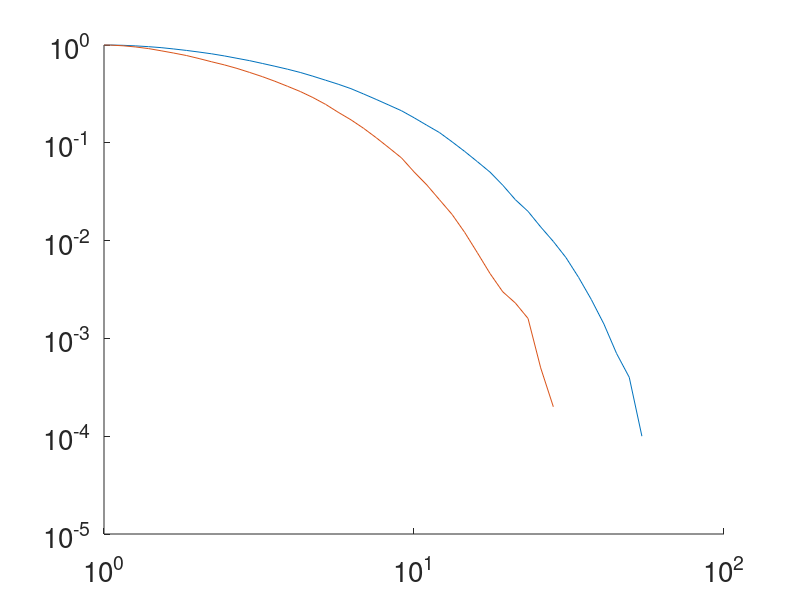

This chart was generated by the following MATLAB code: (Note: this script raises an error after producing the figure.)
%% Simuleringar, Wienerprocess
clc;clf; clearvars
hold on
N_steps=1000;
N_trials=10000;

for brus=[9, 14];

tic

kvot=zeros(N_trials,1);
egen=zeros(N_trials,2);
for i=1:N_trials
    X=cumsum(randn(N_steps,1)) + brus*randn(N_steps,1);
    Y=cumsum(randn(N_steps,1)) + brus*randn(N_steps,1);
    gyr = [sum(X.^2), sum(X.*Y); 
           sum(Y.*X), sum(Y.^2)]/N_steps;
       
    %gyr = [sum(X(:,i).^2), sum(X(:,i).*Y(:,i)); sum(Y(:,i).*X(:,i)), sum(Y(:,i).^2)]/N_steps;
    [~,D] = eig(gyr);

    kvot(i)=(D(4)/D(1));%^((randn>0)*2 -1 );
    egen(i,:)=[D(1), D(4)];
end
%sparar sim
% % save(sprintf('kvot_brus_%2.1f.mat', brus), 'kvot', 'egen', '-mat')

toc
%

bins=logspace(0,2);
[N_X, X]=hist(kvot,bins);
plot([1, X+.5*[diff(X),0]], 1- [0, cumsum(N_X)]/sum(N_X), '-')
set(gca, 'fontsize', 20, 'yscale', 'log', 'xscale', 'log')
end


leg_str=cell(2,1);
leg_str{1}='kvot_energydepleted.mat';
leg_str{2}='kvot_logphase.mat';


for i=1:2
    load(leg_str{i})
    [N_X, X]=hist(kvot,bins);
    hold on
    plot(X+.5*[diff(X),0], 1-cumsum(N_X)/sum(N_X), '-o')
    %plot(X, N_X/sum(N_X), '*');hold on
end

axis([1,1e2, 1e-3, 1])

set(gca, 'fontsize', 20, 'yscale', 'log', 'xscale', 'log')



%% Simuleringar, Ornstein-Uhlenbeck
clc;clf; clearvars

N_steps=1000;
N_trials=1000000;

tau=[2.6];

for l=1:length(tau)
tic
k=1e-2./tau(l);
kvot=zeros(N_trials,1);
egen=zeros(N_trials,2);
for i=1:N_trials
    W=randn(N_steps-1,2);
    X=zeros(N_steps,1);
    Y=zeros(N_steps,1);
    for j=2:N_steps
        X(j)=(1-k)*X(j-1)+W(j-1,1);
        Y(j)=(1-k)*Y(j-1)+W(j-1,2);
    end
    gyr = [sum(X.^2), sum(X.*Y); 
           sum(Y.*X), sum(Y.^2)]/N_steps;
       
    %gyr = [sum(X(:,i).^2), sum(X(:,i).*Y(:,i)); sum(Y(:,i).*X(:,i)), sum(Y(:,i).^2)]/N_steps;
    [~,D] = eig(gyr);

    kvot(i)=(D(4)/D(1));
    egen(i,:)=[D(1), D(4)];
end
toc

bins=logspace(0,2);
[N_X, X]=hist(kvot,bins);
hold on
plot(X+.5*[diff(X),0], 1-cumsum(N_X)/sum(N_X), '-*')
pause(0.1)
% % save(sprintf('kvot_spring_%1.1fs.mat', tau(l)), 'kvot', 'egen', '-mat')

end
set(gca, 'fontsize', 20, 'yscale', 'log', 'xscale', 'log')
%

leg_str=cell(3,1);
leg_str{1}='kvot_energydepleted.mat';
leg_str{2}='kvot_logphase.mat';
leg_str{3}='kvot.mat';

for i=1:2
    load(leg_str{i})
    [N_X, X]=hist(kvot,bins);
    hold on
    plot(X+.5*[diff(X),0], 1-cumsum(N_X)/sum(N_X), '-o')
    %plot(X, N_X/sum(N_X), '*');hold on
end

axis([1,1e2, 1e-3, 1])

set(gca, 'fontsize', 20, 'yscale', 'log', 'xscale', 'log')

%% Plottar ALLT
clc;clearvars;clf


b=dir('kvot*.mat');
leg_str=cell(length(b),1);
bins=logspace(0,2,50);
for i=1:length(b)
    leg_str{i}=b(i).name;
    load(leg_str{i})
    [N_X, X]=hist(kvot,bins);
    hold on
    plot([1, X+.5*[diff(X),0]], 1- [0, cumsum(N_X)]/sum(N_X), '-', 'linewidth', 2)
    %plot(X, N_X/sum(N_X), '*');hold on
end

axis([1,1e2, 1e-3, 1])

l=legend(leg_str);set(l, 'fontsize', 20)
xlabel('$\lambda_1/\lambda_2$','interpreter', 'latex')
ylabel('$1-\mathrm{CDF}$','interpreter', 'latex')

set(gca, 'fontsize', 20, 'yscale', 'log', 'xscale', 'log')


